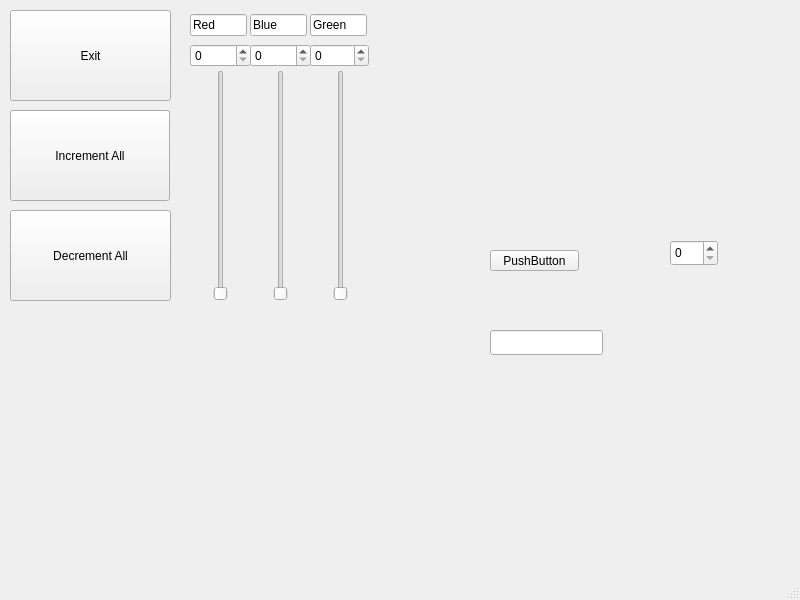
<?xml version="1.0" encoding="UTF-8"?>
<ui version="4.0">
 <class>MainWindow</class>
 <widget class="QMainWindow" name="MainWindow">
  <property name="geometry">
   <rect>
    <x>0</x>
    <y>0</y>
    <width>800</width>
    <height>600</height>
   </rect>
  </property>
  <property name="windowTitle">
   <string>MainWindow</string>
  </property>
  <widget class="QWidget" name="centralwidget">
   <widget class="QWidget" name="gridLayoutWidget">
    <property name="geometry">
     <rect>
      <x>10</x>
      <y>10</y>
      <width>161</width>
      <height>91</height>
     </rect>
    </property>
    <layout class="QGridLayout" name="gridLayout">
     <item row="0" column="0">
      <widget class="QPushButton" name="pushButton">
       <property name="sizePolicy">
        <sizepolicy hsizetype="Expanding" vsizetype="MinimumExpanding">
         <horstretch>0</horstretch>
         <verstretch>0</verstretch>
        </sizepolicy>
       </property>
       <property name="toolTip">
        <string>&lt;html&gt;&lt;head/&gt;&lt;body&gt;&lt;p&gt;Bye bye&lt;/p&gt;&lt;/body&gt;&lt;/html&gt;</string>
       </property>
       <property name="text">
        <string>Exit</string>
       </property>
       <property name="autoDefault">
        <bool>false</bool>
       </property>
      </widget>
     </item>
    </layout>
   </widget>
   <widget class="QWidget" name="gridLayoutWidget_2">
    <property name="geometry">
     <rect>
      <x>190</x>
      <y>70</y>
      <width>61</width>
      <height>231</height>
     </rect>
    </property>
    <layout class="QGridLayout" name="gridLayout_2">
     <item row="0" column="0">
      <widget class="QSlider" name="verticalSlider">
       <property name="maximum">
        <number>255</number>
       </property>
       <property name="orientation">
        <enum>Qt::Vertical</enum>
       </property>
      </widget>
     </item>
    </layout>
   </widget>
   <widget class="QWidget" name="gridLayoutWidget_3">
    <property name="geometry">
     <rect>
      <x>190</x>
      <y>40</y>
      <width>61</width>
      <height>31</height>
     </rect>
    </property>
    <layout class="QGridLayout" name="gridLayout_3">
     <item row="0" column="0">
      <widget class="QSpinBox" name="spinBox_1">
       <property name="maximum">
        <number>255</number>
       </property>
      </widget>
     </item>
    </layout>
   </widget>
   <widget class="QWidget" name="gridLayoutWidget_4">
    <property name="geometry">
     <rect>
      <x>250</x>
      <y>70</y>
      <width>61</width>
      <height>231</height>
     </rect>
    </property>
    <layout class="QGridLayout" name="gridLayout_4">
     <item row="0" column="0">
      <widget class="QSlider" name="verticalSlider_2">
       <property name="maximum">
        <number>255</number>
       </property>
       <property name="orientation">
        <enum>Qt::Vertical</enum>
       </property>
      </widget>
     </item>
    </layout>
   </widget>
   <widget class="QWidget" name="gridLayoutWidget_5">
    <property name="geometry">
     <rect>
      <x>250</x>
      <y>40</y>
      <width>61</width>
      <height>31</height>
     </rect>
    </property>
    <layout class="QGridLayout" name="gridLayout_5">
     <item row="0" column="1">
      <widget class="QSpinBox" name="spinBox_2">
       <property name="maximum">
        <number>255</number>
       </property>
      </widget>
     </item>
    </layout>
   </widget>
   <widget class="QWidget" name="gridLayoutWidget_6">
    <property name="geometry">
     <rect>
      <x>310</x>
      <y>40</y>
      <width>59</width>
      <height>31</height>
     </rect>
    </property>
    <layout class="QGridLayout" name="gridLayout_6">
     <item row="0" column="1">
      <widget class="QSpinBox" name="spinBox_3">
       <property name="maximum">
        <number>255</number>
       </property>
      </widget>
     </item>
    </layout>
   </widget>
   <widget class="QWidget" name="gridLayoutWidget_7">
    <property name="geometry">
     <rect>
      <x>310</x>
      <y>70</y>
      <width>61</width>
      <height>231</height>
     </rect>
    </property>
    <layout class="QGridLayout" name="gridLayout_7">
     <item row="0" column="0">
      <widget class="QSlider" name="verticalSlider_3">
       <property name="maximum">
        <number>255</number>
       </property>
       <property name="orientation">
        <enum>Qt::Vertical</enum>
       </property>
      </widget>
     </item>
    </layout>
   </widget>
   <widget class="QWidget" name="gridLayoutWidget_8">
    <property name="geometry">
     <rect>
      <x>190</x>
      <y>10</y>
      <width>57</width>
      <height>31</height>
     </rect>
    </property>
    <layout class="QGridLayout" name="gridLayout_8">
     <item row="0" column="0">
      <widget class="QLineEdit" name="lineEdit">
       <property name="text">
        <string>Red</string>
       </property>
       <property name="readOnly">
        <bool>true</bool>
       </property>
      </widget>
     </item>
    </layout>
   </widget>
   <widget class="QWidget" name="gridLayoutWidget_9">
    <property name="geometry">
     <rect>
      <x>250</x>
      <y>10</y>
      <width>57</width>
      <height>31</height>
     </rect>
    </property>
    <layout class="QGridLayout" name="gridLayout_9">
     <item row="0" column="0">
      <widget class="QLineEdit" name="lineEdit_2">
       <property name="text">
        <string>Blue</string>
       </property>
       <property name="readOnly">
        <bool>true</bool>
       </property>
      </widget>
     </item>
    </layout>
   </widget>
   <widget class="QWidget" name="gridLayoutWidget_10">
    <property name="geometry">
     <rect>
      <x>310</x>
      <y>10</y>
      <width>57</width>
      <height>31</height>
     </rect>
    </property>
    <layout class="QGridLayout" name="gridLayout_10">
     <item row="0" column="0">
      <widget class="QLineEdit" name="lineEdit_4">
       <property name="text">
        <string>Green</string>
       </property>
       <property name="readOnly">
        <bool>true</bool>
       </property>
      </widget>
     </item>
    </layout>
   </widget>
   <widget class="QWidget" name="gridLayoutWidget_11">
    <property name="geometry">
     <rect>
      <x>10</x>
      <y>110</y>
      <width>160</width>
      <height>91</height>
     </rect>
    </property>
    <layout class="QGridLayout" name="gridLayout_11">
     <item row="0" column="0">
      <widget class="QPushButton" name="pushButton_2">
       <property name="sizePolicy">
        <sizepolicy hsizetype="Expanding" vsizetype="Expanding">
         <horstretch>0</horstretch>
         <verstretch>0</verstretch>
        </sizepolicy>
       </property>
       <property name="text">
        <string>Increment All</string>
       </property>
       <property name="checkable">
        <bool>false</bool>
       </property>
       <property name="checked">
        <bool>false</bool>
       </property>
      </widget>
     </item>
    </layout>
   </widget>
   <widget class="QWidget" name="gridLayoutWidget_12">
    <property name="geometry">
     <rect>
      <x>10</x>
      <y>210</y>
      <width>161</width>
      <height>91</height>
     </rect>
    </property>
    <layout class="QGridLayout" name="gridLayout_12">
     <item row="0" column="0">
      <widget class="QPushButton" name="pushButton_3">
       <property name="sizePolicy">
        <sizepolicy hsizetype="Expanding" vsizetype="Expanding">
         <horstretch>0</horstretch>
         <verstretch>0</verstretch>
        </sizepolicy>
       </property>
       <property name="text">
        <string>Decrement All</string>
       </property>
      </widget>
     </item>
    </layout>
   </widget>
   <widget class="QPushButton" name="pushButton_4">
    <property name="geometry">
     <rect>
      <x>490</x>
      <y>250</y>
      <width>89</width>
      <height>21</height>
     </rect>
    </property>
    <property name="text">
     <string>PushButton</string>
    </property>
   </widget>
   <widget class="QSpinBox" name="spinBox">
    <property name="geometry">
     <rect>
      <x>670</x>
      <y>240</y>
      <width>48</width>
      <height>26</height>
     </rect>
    </property>
   </widget>
   <widget class="QLineEdit" name="lineEdit_3">
    <property name="geometry">
     <rect>
      <x>490</x>
      <y>330</y>
      <width>113</width>
      <height>25</height>
     </rect>
    </property>
   </widget>
  </widget>
  <widget class="QMenuBar" name="menubar">
   <property name="geometry">
    <rect>
     <x>0</x>
     <y>0</y>
     <width>800</width>
     <height>22</height>
    </rect>
   </property>
  </widget>
  <widget class="QStatusBar" name="statusbar"/>
 </widget>
 <resources/>
 <connections>
  <connection>
   <sender>spinBox_1</sender>
   <signal>valueChanged(int)</signal>
   <receiver>verticalSlider</receiver>
   <slot>setValue(int)</slot>
   <hints>
    <hint type="sourcelabel">
     <x>211</x>
     <y>70</y>
    </hint>
    <hint type="destinationlabel">
     <x>220</x>
     <y>105</y>
    </hint>
   </hints>
  </connection>
  <connection>
   <sender>spinBox_2</sender>
   <signal>valueChanged(int)</signal>
   <receiver>verticalSlider_2</receiver>
   <slot>setValue(int)</slot>
   <hints>
    <hint type="sourcelabel">
     <x>276</x>
     <y>72</y>
    </hint>
    <hint type="destinationlabel">
     <x>282</x>
     <y>109</y>
    </hint>
   </hints>
  </connection>
  <connection>
   <sender>spinBox_3</sender>
   <signal>valueChanged(int)</signal>
   <receiver>verticalSlider_3</receiver>
   <slot>setValue(int)</slot>
   <hints>
    <hint type="sourcelabel">
     <x>331</x>
     <y>71</y>
    </hint>
    <hint type="destinationlabel">
     <x>342</x>
     <y>103</y>
    </hint>
   </hints>
  </connection>
  <connection>
   <sender>verticalSlider</sender>
   <signal>valueChanged(int)</signal>
   <receiver>spinBox_1</receiver>
   <slot>setValue(int)</slot>
   <hints>
    <hint type="sourcelabel">
     <x>216</x>
     <y>192</y>
    </hint>
    <hint type="destinationlabel">
     <x>200</x>
     <y>87</y>
    </hint>
   </hints>
  </connection>
  <connection>
   <sender>verticalSlider_2</sender>
   <signal>valueChanged(int)</signal>
   <receiver>spinBox_2</receiver>
   <slot>setValue(int)</slot>
   <hints>
    <hint type="sourcelabel">
     <x>279</x>
     <y>196</y>
    </hint>
    <hint type="destinationlabel">
     <x>258</x>
     <y>72</y>
    </hint>
   </hints>
  </connection>
  <connection>
   <sender>verticalSlider_3</sender>
   <signal>valueChanged(int)</signal>
   <receiver>spinBox_3</receiver>
   <slot>setValue(int)</slot>
   <hints>
    <hint type="sourcelabel">
     <x>338</x>
     <y>256</y>
    </hint>
    <hint type="destinationlabel">
     <x>315</x>
     <y>72</y>
    </hint>
   </hints>
  </connection>
  <connection>
   <sender>pushButton_2</sender>
   <signal>clicked()</signal>
   <receiver>spinBox_2</receiver>
   <slot>stepUp()</slot>
   <hints>
    <hint type="sourcelabel">
     <x>150</x>
     <y>166</y>
    </hint>
    <hint type="destinationlabel">
     <x>267</x>
     <y>82</y>
    </hint>
   </hints>
  </connection>
  <connection>
   <sender>pushButton_2</sender>
   <signal>clicked()</signal>
   <receiver>spinBox_3</receiver>
   <slot>stepUp()</slot>
   <hints>
    <hint type="sourcelabel">
     <x>99</x>
     <y>152</y>
    </hint>
    <hint type="destinationlabel">
     <x>321</x>
     <y>78</y>
    </hint>
   </hints>
  </connection>
  <connection>
   <sender>pushButton_3</sender>
   <signal>clicked()</signal>
   <receiver>spinBox_1</receiver>
   <slot>stepDown()</slot>
   <hints>
    <hint type="sourcelabel">
     <x>43</x>
     <y>265</y>
    </hint>
    <hint type="destinationlabel">
     <x>237</x>
     <y>82</y>
    </hint>
   </hints>
  </connection>
  <connection>
   <sender>pushButton_3</sender>
   <signal>clicked()</signal>
   <receiver>spinBox_2</receiver>
   <slot>stepDown()</slot>
   <hints>
    <hint type="sourcelabel">
     <x>108</x>
     <y>263</y>
    </hint>
    <hint type="destinationlabel">
     <x>295</x>
     <y>80</y>
    </hint>
   </hints>
  </connection>
  <connection>
   <sender>pushButton_3</sender>
   <signal>clicked()</signal>
   <receiver>spinBox_3</receiver>
   <slot>stepDown()</slot>
   <hints>
    <hint type="sourcelabel">
     <x>142</x>
     <y>256</y>
    </hint>
    <hint type="destinationlabel">
     <x>359</x>
     <y>73</y>
    </hint>
   </hints>
  </connection>
  <connection>
   <sender>pushButton_2</sender>
   <signal>clicked()</signal>
   <receiver>spinBox_1</receiver>
   <slot>stepUp()</slot>
   <hints>
    <hint type="sourcelabel">
     <x>124</x>
     <y>142</y>
    </hint>
    <hint type="destinationlabel">
     <x>221</x>
     <y>75</y>
    </hint>
   </hints>
  </connection>
  <connection>
   <sender>pushButton_4</sender>
   <signal>clicked()</signal>
   <receiver>spinBox</receiver>
   <slot>stepUp()</slot>
   <hints>
    <hint type="sourcelabel">
     <x>554</x>
     <y>284</y>
    </hint>
    <hint type="destinationlabel">
     <x>690</x>
     <y>276</y>
    </hint>
   </hints>
  </connection>
  <connection>
   <sender>lineEdit_3</sender>
   <signal>textEdited(QString)</signal>
   <receiver>pushButton_4</receiver>
   <slot>raise()</slot>
   <hints>
    <hint type="sourcelabel">
     <x>523</x>
     <y>363</y>
    </hint>
    <hint type="destinationlabel">
     <x>507</x>
     <y>282</y>
    </hint>
   </hints>
  </connection>
 </connections>
</ui>
